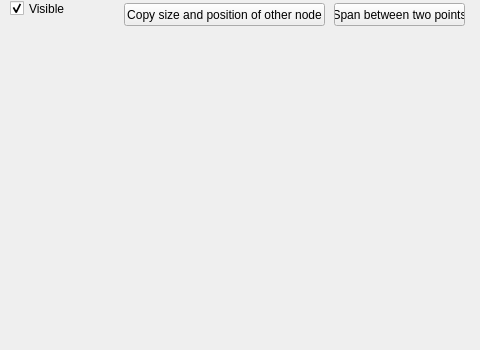
      <widget class="QWidget" name="tab_basic_node">
       <attribute name="title">
        <string>SceneNode</string>
       </attribute>
       <widget class="gui::colorpicker::ColorPicker" name="clpSceneNodeColor" native="true">
        <property name="geometry">
         <rect>
          <x>10</x>
          <y>130</y>
          <width>461</width>
          <height>211</height>
         </rect>
        </property>
       </widget>
       <widget class="gui::rectwidget::RectWidget" name="rwSceneNodeRect" native="true">
        <property name="geometry">
         <rect>
          <x>10</x>
          <y>30</y>
          <width>461</width>
          <height>61</height>
         </rect>
        </property>
       </widget>
       <widget class="gui::anglewidget::AngleWidget" name="awSceneNodeAngle" native="true">
        <property name="geometry">
         <rect>
          <x>10</x>
          <y>90</y>
          <width>461</width>
          <height>41</height>
         </rect>
        </property>
       </widget>
       <widget class="QCheckBox" name="cbSceneNodeVisible">
        <property name="geometry">
         <rect>
          <x>10</x>
          <y>0</y>
          <width>131</width>
          <height>17</height>
         </rect>
        </property>
        <property name="text">
         <string>Visible</string>
        </property>
        <property name="checked">
         <bool>true</bool>
        </property>
       </widget>
       <widget class="QPushButton" name="btnSceneNodeSpanBetweenTwoPoints">
        <property name="geometry">
         <rect>
          <x>334</x>
          <y>3</y>
          <width>131</width>
          <height>23</height>
         </rect>
        </property>
        <property name="text">
         <string>Span between two points</string>
        </property>
       </widget>
       <widget class="QPushButton" name="btnSceneNodeCopySizeAndPosition">
        <property name="geometry">
         <rect>
          <x>124</x>
          <y>3</y>
          <width>201</width>
          <height>23</height>
         </rect>
        </property>
        <property name="text">
         <string>Copy size and position of other node</string>
        </property>
       </widget>
      </widget>
